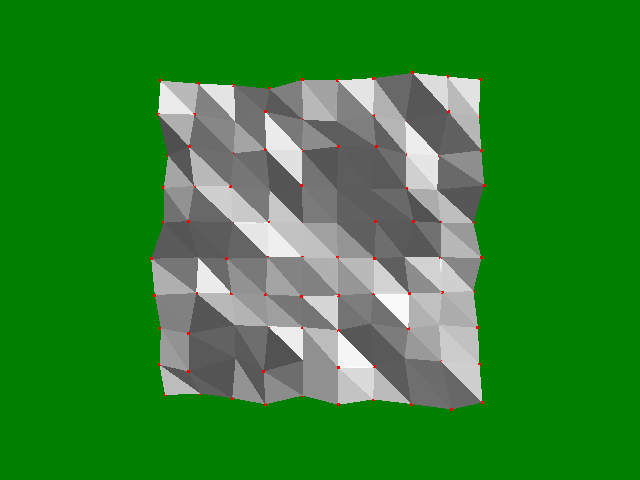

Python code for this plot:
#!/usr/bin/env python

# Generate random terrain points on an XY grid, triangulate with
# vtkDelaunay2D, and display both the points and the triangulated mesh.

# Factory overrides: importing these modules registers the OpenGL rendering
# and interaction style implementations for vtkRenderingCore factory classes.
import vtkmodules.vtkInteractionStyle  # noqa: F401
import vtkmodules.vtkRenderingOpenGL2  # noqa: F401
# VTK pipeline classes used in this example
from vtkmodules.vtkCommonCore import (
    vtkMinimalStandardRandomSequence,
    vtkPoints,
)
from vtkmodules.vtkCommonDataModel import vtkPolyData
from vtkmodules.vtkFiltersCore import vtkDelaunay2D
from vtkmodules.vtkFiltersGeneral import vtkVertexGlyphFilter
from vtkmodules.vtkRenderingCore import (
    vtkActor,
    vtkPolyDataMapper,
    vtkRenderWindow,
    vtkRenderWindowInteractor,
    vtkRenderer,
)

# Colors (normalized RGB)
red_rgb = (1.0, 0.0, 0.0)
green_rgb = (0.0, 0.5, 0.0)

# Points: create a 10x10 grid with random Z heights
points = vtkPoints()
grid_size = 10
random_sequence = vtkMinimalStandardRandomSequence()
random_sequence.Initialize(0)
for x in range(grid_size):
    for y in range(grid_size):
        d = random_sequence.GetValue()
        random_sequence.Next()
        points.InsertNextPoint(x, y, d * 3)

polydata = vtkPolyData()
polydata.SetPoints(points)

# Filter: convert points to vertex glyphs for rendering
glyph_filter = vtkVertexGlyphFilter()
glyph_filter.SetInputData(polydata)

# Mapper: map vertex glyphs to graphics primitives
points_mapper = vtkPolyDataMapper()
points_mapper.SetInputConnection(glyph_filter.GetOutputPort())

# Actor: assign the point glyphs (red)
points_actor = vtkActor()
points_actor.SetMapper(points_mapper)
points_actor.GetProperty().SetPointSize(3)
points_actor.GetProperty().SetColor(red_rgb)

# Filter: Delaunay 2D triangulation of the grid points
delaunay = vtkDelaunay2D()
delaunay.SetInputData(polydata)

# Mapper: map the triangulated mesh to graphics primitives
triangulated_mapper = vtkPolyDataMapper()
triangulated_mapper.SetInputConnection(delaunay.GetOutputPort())

# Actor: assign the triangulated mesh
triangulated_actor = vtkActor()
triangulated_actor.SetMapper(triangulated_mapper)

# Renderer: assemble the scene
renderer = vtkRenderer()
renderer.AddActor(points_actor)
renderer.AddActor(triangulated_actor)
renderer.SetBackground(green_rgb)

# Render window: display the rendered scene
render_window = vtkRenderWindow()
render_window.AddRenderer(renderer)
render_window.SetWindowName("triangulate terrain map")
render_window.SetMultiSamples(0)
render_window.SetSize(640, 480)

# Interactor: handle mouse and keyboard events
render_window_interactor = vtkRenderWindowInteractor()
render_window_interactor.SetRenderWindow(render_window)

# Scene: configure the camera
renderer.ResetCamera()

# Start: launch the interactive visualization
render_window_interactor.Initialize()
render_window_interactor.Start()
